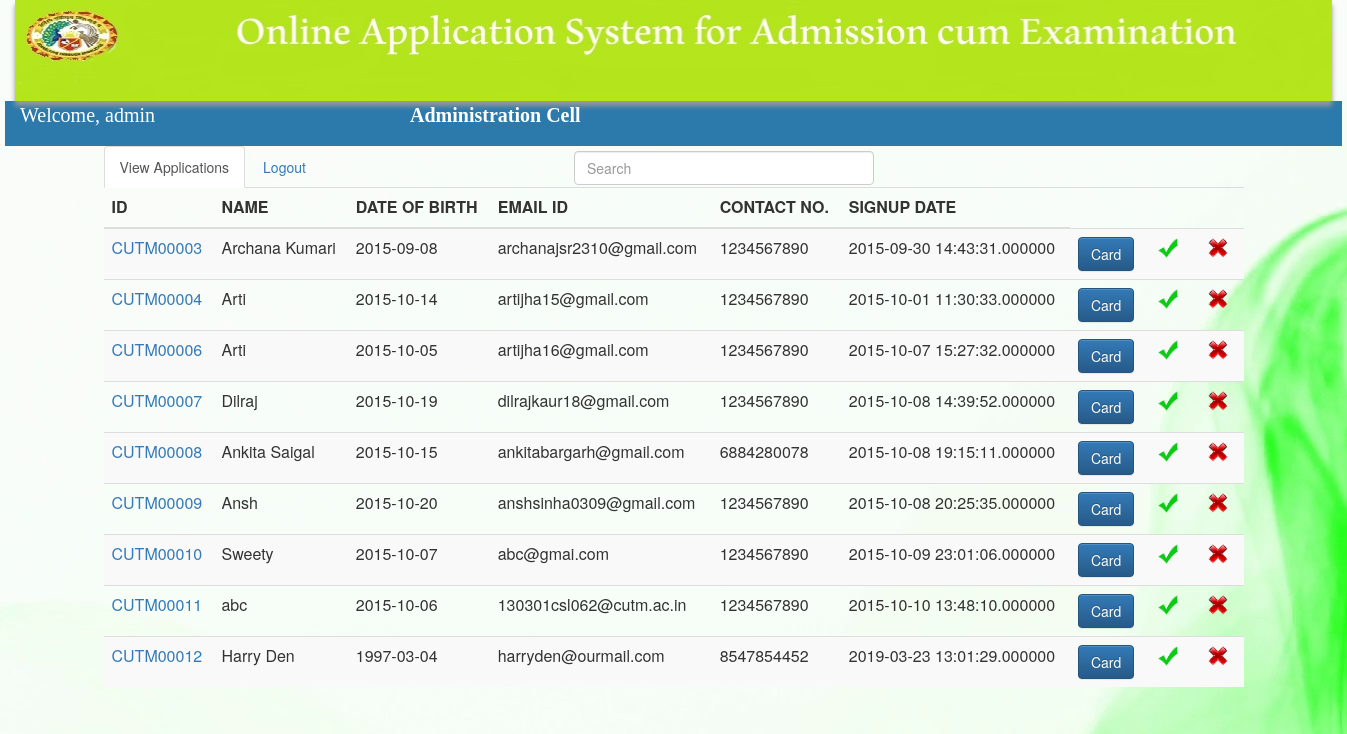
The page /admin.php (signed in) on the database its author committed.
### tables this page shows
CREATE TABLE IF NOT EXISTS `t_user_data` (
  `s_id` varchar(10) NOT NULL,
  `s_pwd` varchar(15) NOT NULL,
  `s_dob` date DEFAULT NULL,
  `s_name` varchar(45) NOT NULL,
  `s_email` varchar(45) NOT NULL,
  `s_mob` varchar(10) DEFAULT NULL,
  `s_signupdate` datetime(6) NOT NULL
);

### admin.php (the view, shortened to what this page needs)
<?php
$con=mysqli_connect("localhost","root","","oas");
$q=mysqli_query($con,"select ad_name from t_admin where ad_id='".$_SESSION['ad']."'");
$n=  mysqli_fetch_assoc($q);
$adname= $n['ad_name'];
?>
<html>
    <head>
        <link rel="stylesheet" href="bootstrap/bootstrap.min.css">
         <link rel="stylesheet" href="bootstrap/bootstrap-theme.min.css">
        <link type="text/css" rel="stylesheet" href="css/admform.css"></link>
       <link href="css/css.css" rel="stylesheet" type="text/css" />
    </head>
    <body style="background-image:url(./images/inbg.jpg) ">
      <form id="admin" action="admin.php" method="post">
            <div class="container-fluid">
                <div class="row">
                  <div class="col-sm-12">
                        <img src="images/cutm.jpg" width="100%" style="box-shadow: 0px 5px 5px #999999; "></img>
                  </div>
                 </div>
             </div>
            <div class="container-fluid" id="dmid">
                <div class="row">
                  <div class="col-sm-12">
                         <font style="color:white; font-family: Verdana;  font-size:20px;">
                <p align="justify"><?php echo "Welcome, $adname   &nbsp;&nbsp;&nbsp;&nbsp;&nbsp;&nbsp;&nbsp;&nbsp;
                    &nbsp;&nbsp;&nbsp;&nbsp;&nbsp;&nbsp;&nbsp;&nbsp;&nbsp;&nbsp;&nbsp;&nbsp;&nbsp;&nbsp;&nbsp;&nbsp;&nbsp;
                    &nbsp;&nbsp;&nbsp;&nbsp;&nbsp;&nbsp;&nbsp;&nbsp;&nbsp;&nbsp;&nbsp;&nbsp;&nbsp;&nbsp;
                    &nbsp;&nbsp;&nbsp;&nbsp;&nbsp;&nbsp;&nbsp;&nbsp;<b>Administration Cell </b>"?></p> </font>
                  </div>
                 </div>
             </div>
             <div class="container">
                    <ul class="nav nav-tabs" >
                        <li class="active"><a data-toggle="tab" href="#viewapp">View Applications</a></li>
                        <li><a  href="adlogout.php">Logout</a></li>
                        <li>  <input type="text" id="searchtb" name="searchtb" placeholder="Search" class="form-control"
                           style="margin-top:5px;margin-left:250px;width:300px;"></li>
                    </ul>
                    <div class="tab-content">
                       <div id="viewapp" class="tab-pane fade in active">
                           <?php
		$rs1 = mysqli_query($con,"select * from t_user_data");
                echo '<table class="table table-striped" id="tblData">';
                echo "<thead>";
                echo "<tr>";
                echo "<th>ID</th>";
                echo "<th>NAME</th>";
                echo "<th>DATE OF BIRTH</th>";
                echo "<th>EMAIL ID</th>";
                echo "<th>CONTACT NO.</th>";
                echo "<th>SIGNUP DATE</th>";
                echo "</thead>";
                echo "<tbody>";
		while($ar = mysqli_fetch_array($rs1))
                {
               echo "<tr>";
               echo "<td><a href='viewform.php?id=".$ar[0]."'>" . $ar[0] . "</a></td>";
                echo "<td>" . $ar[3] . "</td>";
                echo "<td>" . $ar[2] . "</td>";
                echo "<td>" . $ar[4] . "</td>";
                echo "<td>" . $ar[5] . "</td>";
                echo "<td>" . $ar[6] . "</td>";
                 echo "<td> <a href='adminac.php?id=".$ar[0]."'>
                     <input type='button' value='Card' name='adcard' class='toggle btn btn-primary'> </a></td>";
                echo "<td>
             <a href='appr.php?id=".$ar[0]."'> <button class='add_field_button'  style='background-color:transparent;border:none;'
                   name='appr' id='appr' >
                    <img src='./images/Tick.png' width='20px'></img></button> </a> </td>";
                 echo "<td> <button class='add_field_button'  id='disapp' style='background-color:transparent;border:none;' name='disapp' >
                     <img src='./images/cross.png' width='20px'></img>
                </button> </td>";
                 echo "</tr>";
		}
                echo "</tbody>";
                echo "</table>";
	?>
             </div>
                        </div>
                  </div>
             </form>
    </body>
</html>

### css/admform.css (style rules this page uses)
#dmid { height:45px; width:1337px; background-color: #2c7aac; }

### rows shown on the page
t_user_data: s_id "CUTM00003", s_name "Archana Kumari", s_dob "2015-09-08", s_email "archanajsr2310@gmail.com", s_mob "1234567890", s_signupdate "2015-09-30 14:43:31.000000"
t_user_data: s_id "CUTM00004", s_name "Arti", s_dob "2015-10-14", s_email "artijha15@gmail.com", s_mob "1234567890", s_signupdate "2015-10-01 11:30:33.000000"
t_user_data: s_id "CUTM00006", s_name "Arti", s_dob "2015-10-05", s_email "artijha16@gmail.com", s_mob "1234567890", s_signupdate "2015-10-07 15:27:32.000000"
t_user_data: s_id "CUTM00007", s_name "Dilraj", s_dob "2015-10-19", s_email "dilrajkaur18@gmail.com", s_mob "1234567890", s_signupdate "2015-10-08 14:39:52.000000"
t_user_data: s_id "CUTM00008", s_name "Ankita Saigal", s_dob "2015-10-15", s_email "ankitabargarh@gmail.com", s_mob "6884280078", s_signupdate "2015-10-08 19:15:11.000000"
t_user_data: s_id "CUTM00009", s_name "Ansh", s_dob "2015-10-20", s_email "anshsinha0309@gmail.com", s_mob "1234567890", s_signupdate "2015-10-08 20:25:35.000000"
t_user_data: s_id "CUTM00010", s_name "Sweety", s_dob "2015-10-07", s_email "abc@gmai.com", s_mob "1234567890", s_signupdate "2015-10-09 23:01:06.000000"
t_user_data: s_id "CUTM00011", s_name "abc", s_dob "2015-10-06", s_email "130301csl062@cutm.ac.in", s_mob "1234567890", s_signupdate "2015-10-10 13:48:10.000000"
t_user_data: s_id "CUTM00012", s_name "Harry Den", s_dob "1997-03-04", s_email "harryden@ourmail.com", s_mob "8547854452", s_signupdate "2019-03-23 13:01:29.000000"

### other values the page prints
$adname "admin"
